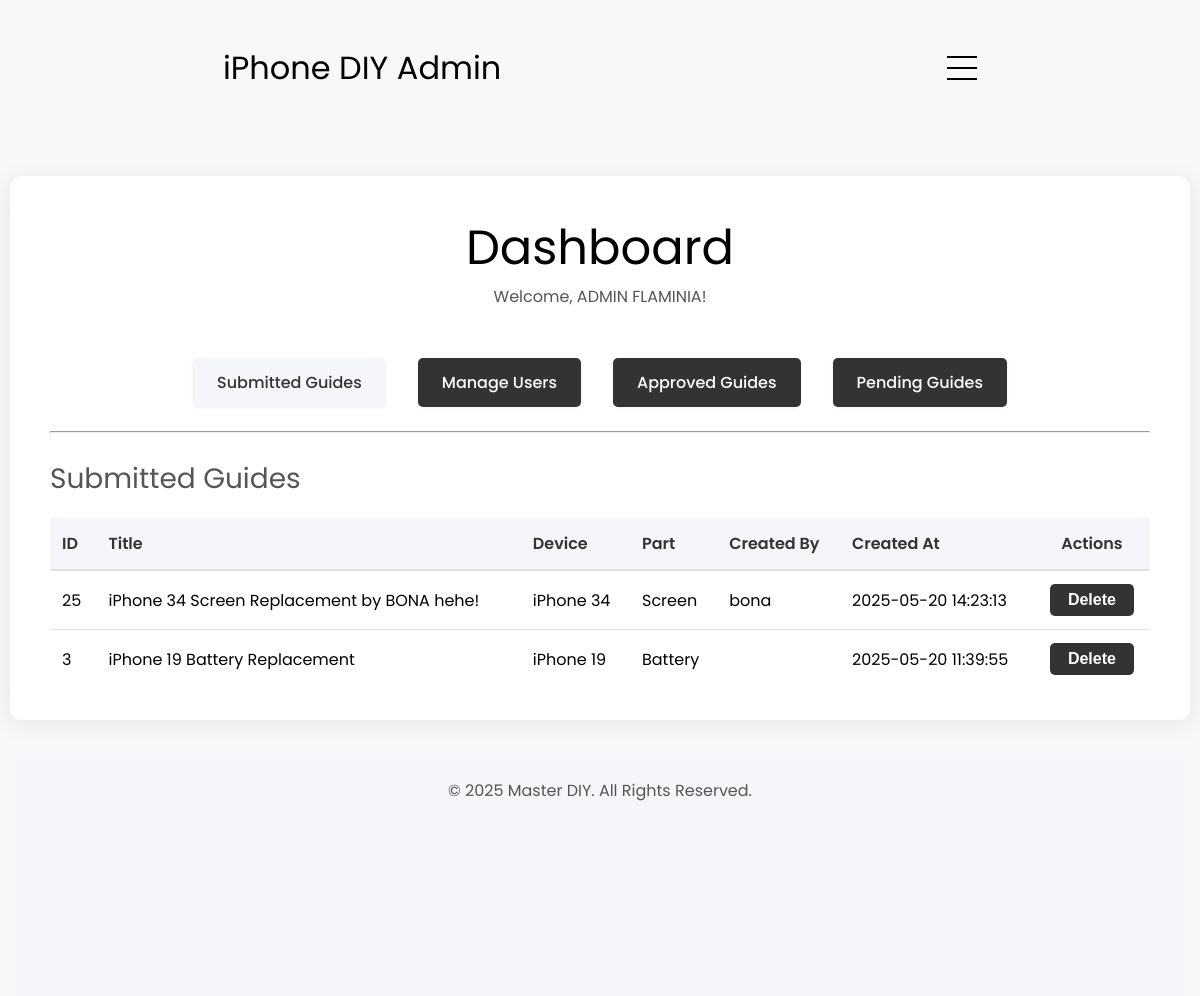
The app's page /admin.php (signed in), older data.
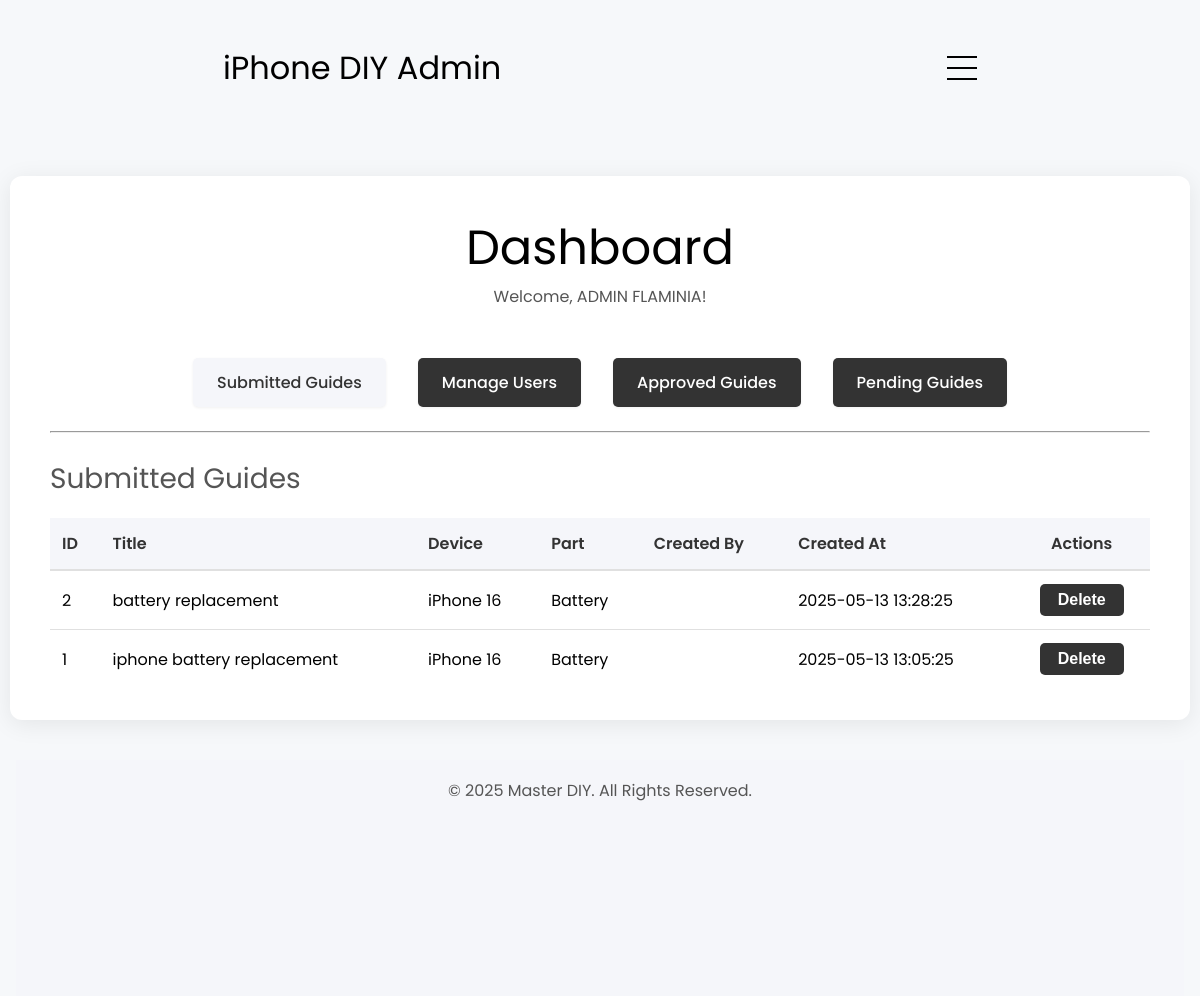
The same page, newer data.
### tables this page shows
CREATE TABLE `guides` (
  `id` int(11) NOT NULL,
  `guide_type` varchar(100) NOT NULL,
  `device` varchar(100) NOT NULL,
  `part` varchar(100) NOT NULL,
  `title` varchar(255) NOT NULL,
  `introduction` text NOT NULL,
  `difficulty_estimate` varchar(50) DEFAULT NULL,
  `tools` varchar(255) DEFAULT NULL,
  `conclusion` text DEFAULT NULL,
  `steps` longtext NOT NULL CHECK (json_valid(`steps`)),
  `step_type` longtext NOT NULL CHECK (json_valid(`step_type`)),
  `wisdom` longtext NOT NULL CHECK (json_valid(`wisdom`)),
  `created_at` timestamp NOT NULL DEFAULT current_timestamp(),
  `step_images` text DEFAULT NULL
);

### admin.php (the view, shortened to what this page needs)
<?php
$host = 'localhost';
$db = 'masterdiy';
$user = 'root';
$pass = '';
$conn = new mysqli($host, $user, $pass, $db);
$query = "SELECT id, title, device, part, created_by, created_at, approval_status FROM guides ORDER BY created_at DESC";
$result = $conn->query($query);
?>
<!DOCTYPE html>
<html lang="en">
<head>
    <link rel="stylesheet" href="css/style.css" />
    <link rel="stylesheet" href="css/mediaqueries.css" />
    <link rel="stylesheet" href="css/admin-dash.css" />
</head>
<body>
    <nav id="hamburger-nav">
        <div class="logo">iPhone DIY Admin</div>
        <div class="hamburger-menu">
            <div class="hamburger-icon" onclick="toggleMenu()">
                <span></span>
                <span></span>
                <span></span>
            </div>
        </div>
    </nav>
    <div class="admin-container">
        <div class="title">Dashboard</div>
        <p class="section__text__p1">Welcome, <?php echo htmlspecialchars($_SESSION['username']); ?>!</p>
        <br/>
        <div class="admin-actions">
            <ul class="admin-actions-list">
                <li><a class="admin-action-link" href="admin.php" style="background:#f5f6fa ;color:#333;">Submitted Guides</a></li>
                <li><a class="admin-action-link" href="admin-user.php">Manage Users</a></li>
                <li><a class="admin-action-link" href="admin_approved_list.php">Approved Guides</a></li>
                <li><a class="admin-action-link" href="admin_approve_guides.php">Pending Guides</a></li>
            </ul>
        </div>
        <hr>
        <br/>
        <p class="section__text__p2">Submitted Guides</p>
        <?php if ($result->num_rows > 0): ?>
        <table class="admin-table">
            <thead>
                <tr>
                    <th>ID</th>
                    <th>Title</th>
                    <th>Device</th>
                    <th>Part</th>
                    <th>Created By</th>
                    <th>Created At</th>
                    <th style="text-align:center;">Actions</th>
                </tr>
            </thead>
            <tbody>
            <?php while ($row = $result->fetch_assoc()): ?>
                <tr>
                    <td><?= htmlspecialchars($row['id']) ?></td>
                    <td><?= htmlspecialchars($row['title']) ?></td>
                    <td><?= htmlspecialchars($row['device']) ?></td>
                    <td><?= htmlspecialchars($row['part']) ?></td>
                    <td><?= htmlspecialchars($row['created_by']) ?></td>
                    <td><?= htmlspecialchars($row['created_at']) ?></td>
                    <td class="actions-cell">
                        <form method="post" style="display:inline;">
                            <button type="submit" class="action-btn delete-btn" onclick="return confirm('Delete this guide?')">Delete</button>
                        </form>
                    </td>
                </tr>
            <?php endwhile; ?>
            </tbody>
        </table>
        <?php else: ?>
            <div class="no-guides">There are no submitted guides.</div>
        <?php endif; ?>
    </div>
    <footer>
        <p>&copy; <?= date('Y') ?> Master DIY. All Rights Reserved.</p>
    </footer>
</body>
</html>

Row changes from the older to the newer data that the page shows:
removed guides: id "25", title "iPhone 34 Screen Replacement by BONA hehe!", device "iPhone 34", part "Screen", created_by "bona", created_at "2025-05-20 14:23:13"
removed guides: id "3", title "iPhone 19 Battery Replacement", device "iPhone 19", part "Battery", created_at "2025-05-20 11:39:55"
added guides: id "2", title "battery replacement", device "iPhone 16", part "Battery", created_at "2025-05-13 13:28:25"
added guides: id "1", title "iphone battery replacement", device "iPhone 16", part "Battery", created_at "2025-05-13 13:05:25"
